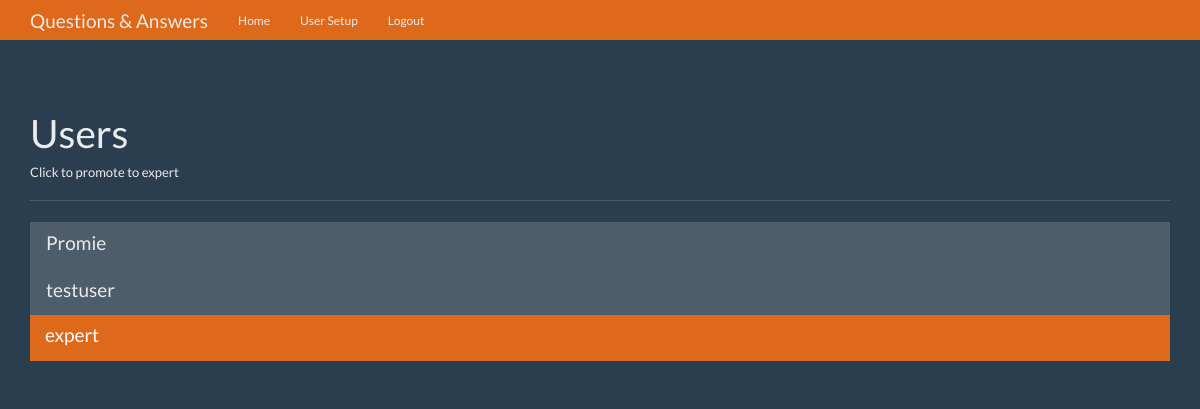
The page /users (signed in) on the database as committed earlier.
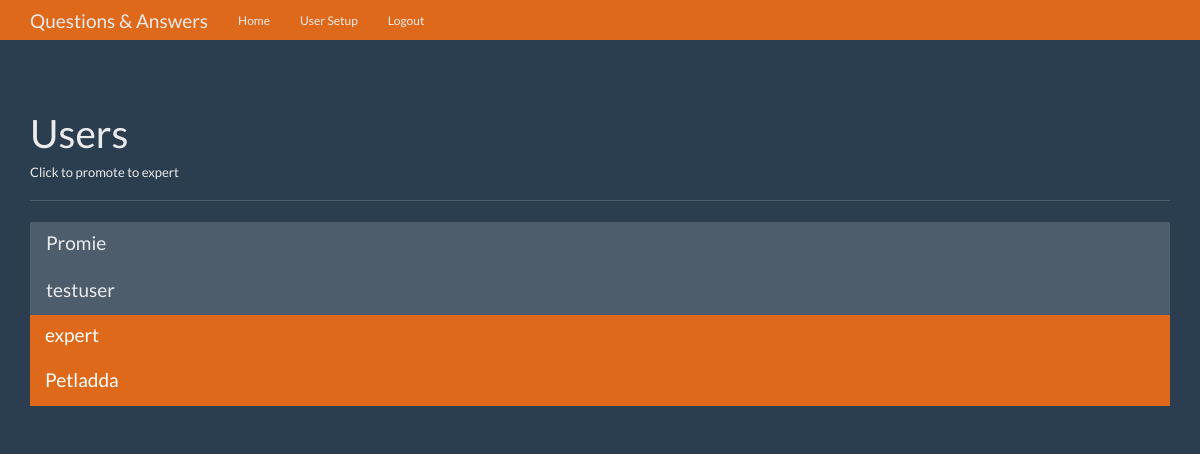
The same page on the database as committed later.
### tables this page shows
CREATE TABLE users(
    id integer primary key autoincrement,
    name text not null,
    password text not null,
    expert boolean not null,
    admin boolean not null
);

### app.py (the view)
@app.route('/users')
def users():
    user = get_current_user()
    if not user:
        return redirect(url_for('login'))
    if user['admin'] == 0:
        return redirect(url_for('index'))
    db = get_db()
    user_cur = db.execute('''
                SELECT
                    id, name, expert, admin
                FROM
                    users
    ''')
    users_results = user_cur.fetchall()
    return render_template('users.html', title='Users', user=user, users_results=users_results)

### app.py (called while the page is built)
def get_current_user():
    user_result = None
    if 'user' in session:
        user = session['user']
        db = get_db()
        user_cur = db.execute('''
                    SELECT
                        id, name, password, expert, admin
                    FROM
                        users
                    WHERE
                        name = ?
        ''', [user])
        user_result = user_cur.fetchone()
    return user_result

### database.py (called while the page is built)
def connect_db():
    sql = sqlite3.connect('/Users/promieyutasane/Dropbox/Github/question-answer/qa.db')
    sql.row_factory = sqlite3.Row
    return sql

def get_db():
    if not hasattr(g, 'sqlite3_db'):
        g.sqlite_db = connect_db()
    return g.sqlite_db

### templates/users.html
{% extends 'layout.html' %}
{% block content %}
      <div class="page-header">
        <h1>Users</h1>
        <h6>Click to promote to expert</h6>
      </div>
      <div class="row">
        <div class="col-lg-12">
          <div class="list-group">
            {% for user in users_results %}
            <a href="{{ url_for('promoted', user_id=user['id']) }}" class="list-group-item {% if user['expert'] == 1 %}active{% endif %}">
              <h4 class="list-group-item-heading">{{ user['name'] }}</h4>
            </a>
            {% endfor %}
          </div>
        </div>
      </div>
{% endblock content %}

Rows that differ between the two databases and show on the page:
added users: name "Petladda", expert True (drawn)
